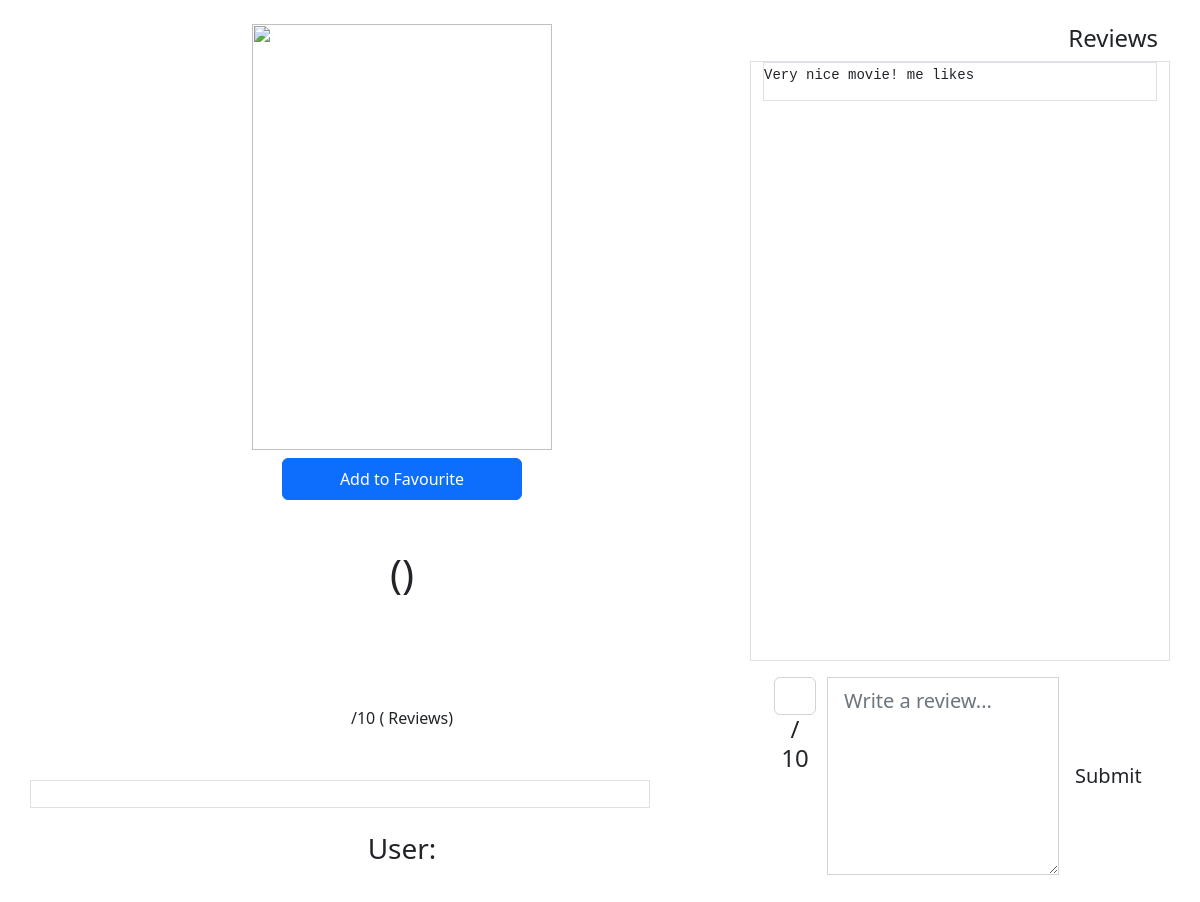
The app's page /movie.php, older data.
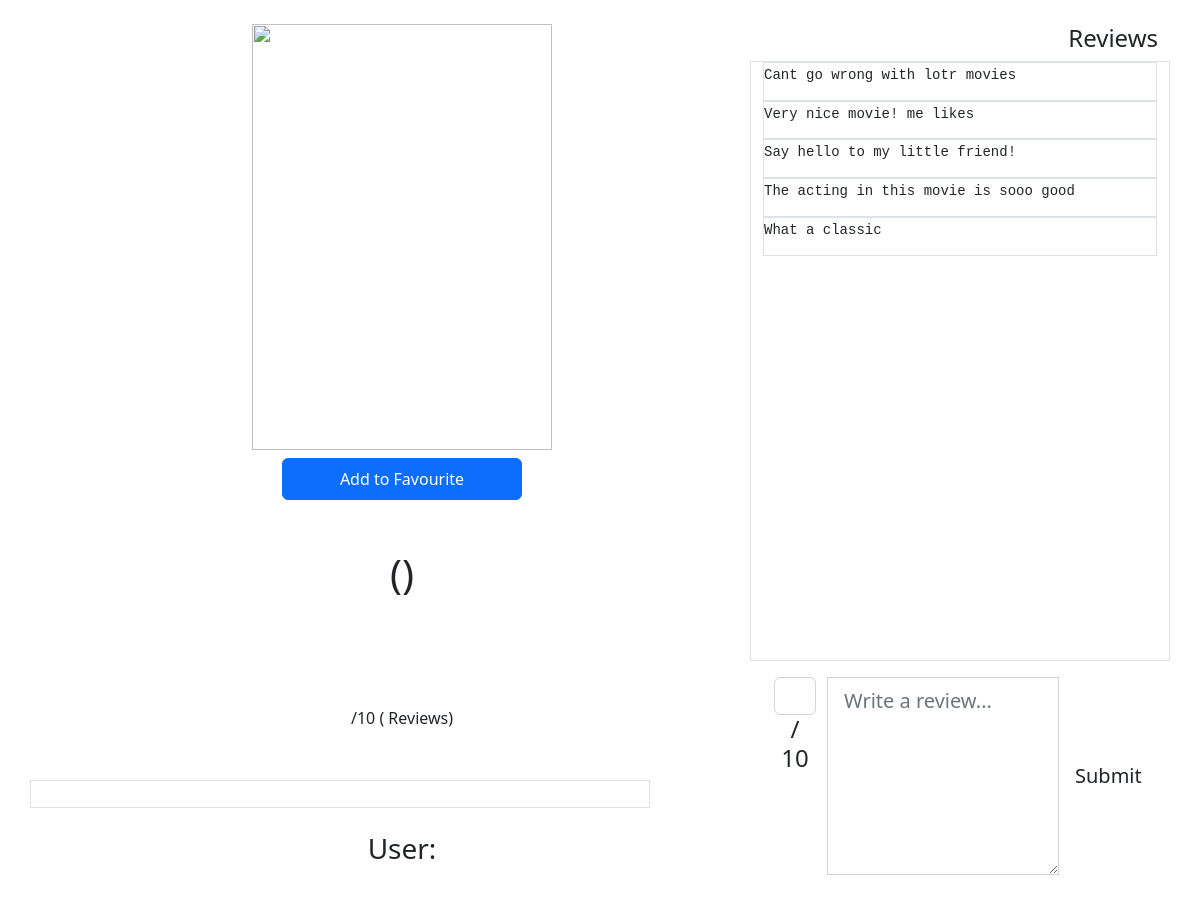
The same page, newer data.
### tables this page shows
CREATE TABLE `tb_ratings` (
  `movieID` int(11) NOT NULL,
  `ratingID` int(11) NOT NULL,
  `userID` int(11) NOT NULL,
  `Stars` tinyint(11) NOT NULL,
  `Review` text NOT NULL
);

### movie.php (the view, shortened to what this page needs)
<?php
$connection = mysqli_connect('localhost', 'root', '', 'movie');
$movieId = mysqli_real_escape_string($connection, $_GET['movieId']);
$movieName = mysqli_real_escape_string($connection, $_GET['movieName']);
$movieYear = mysqli_real_escape_string($connection, $_GET['movieYear']);
$meanRating = mysqli_real_escape_string($connection, $_GET['meanRating']);
$nRatings = mysqli_real_escape_string($connection, $_GET['nRatings']);
$movieCover = mysqli_real_escape_string($connection, $_GET['movieCover']);
function Conn($sql)
{
  $res = null;
  $link = new mysqli('localhost', 'root', '', 'movie');
  if ($link->connect_error) {
    switch ($link->connect_error) {
      case 1045:
        echo "Connection declined, check passowrd";
        break;
      case 1049:
        echo "Check db name";
        break;
      default:
        break;
    }
  } else {
    $link->query("SET NAMES utf8");
    $res = $link->query($sql);
  }
  return $res;
}
?>
<!DOCTYPE html>
<html lang="en">
<head>
  <link rel="stylesheet" href="https://cdn.jsdelivr.net/npm/bootstrap@5.2.3/dist/css/bootstrap.min.css"
>
  <link rel="stylesheet" href="mystyle.css">
</head>
<body>
  <div class="container text-center my-4 d-flex justify-content-center">
    <div class="row col-lg-8">
      <?php
      echo "<div class='col-md-12'>";
      $imgpath = "images/" . $movieCover;
      echo '<img src="' . $imgpath . '" style="width:300px;height:426px">';
      echo "<br>";
      echo "<form method='post'>";
      echo "<button id='toggler' name='add' onClick='action();' class='btn btn-primary col-sm-4 mt-2 p-2'>Add to Favourite</button>";
      echo "</form>";
      echo "</div>";
      echo "<div class='my-4 col-md-12 text-center d-flex justify-content-center'>";
      echo "<h1>$movieName ($movieYear)</h1>";
      echo "</div>";
      echo "<div class='col-md-12 text-center d-flex justify-content-center'>";
      echo "</div>";
      echo "<span class='col-md-12 text-center d-flex justify-content-center'>";
      echo "</span>";
      echo "<span class='col-md-12 text-center d-flex justify-content-center'>";
      echo "$meanRating/10 ($nRatings Reviews)";
      echo "</span>";
      echo "<div class='my-4 col-lg-10 text-center d-flex justify-content-center border'>";
      echo "</div>";
      echo "<h3>User:" . $_SESSION['userName'] . "</h3>";
      ?>
    </div>
    <div class='row'>
      <h4 class='d-flex justify-content-end'>Reviews<h4>
          <div class='row'>
            <div class='border' style='height:600px' data-bs-spy="scroll" data-bs-target=".navbar" data-bs-offset="50">
              <?php
              $getReviewsSql = "SELECT * FROM tb_ratings WHERE movieID LIKE '%$movieId' ORDER BY rand()   LIMIT 5";
              $res = Conn($getReviewsSql) or die(mysqli_error($conn));
              if (mysqli_num_rows($res) < 1) {
                echo "<h5>No reviews at this time</h5>";
              } else {
                while ($row = mysqli_fetch_array($res)) {
                  $reviews = $row["Review"];
                  echo "<div class='border small d-flex pt-1' style='font-size:16px;'><pre>$reviews</pre></div>";
                }
              }
              ?>
            </div>
          </div>
          <form class="input-group my-3 input-group-lg form-group" method='post'>
            <div class='container col-sm-2'>
              <input name='stars' class='d-flex col-sm-1 form-control'> / 10</input>
            </div>
            <textarea type="text" rows='6' columns='50' class="form-control" placeholder='Write a review...'></textarea>
            <input style='width:100px' name='review' type='submit' value='Submit' class='btn'>
          </form>
    </div>
</body>
</html>

Row changes from the older to the newer data that the page shows:
added tb_ratings: Review "Cant go wrong with lotr movies"
added tb_ratings: Review "Say hello to my little friend!"
added tb_ratings: Review "The acting in this movie is sooo good"
added tb_ratings: Review "What a classic"
